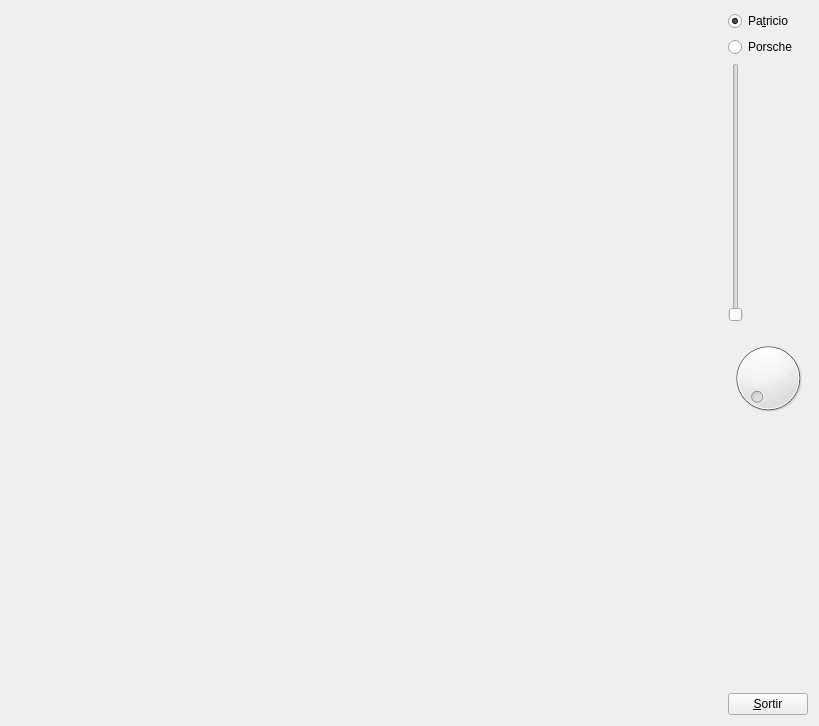
<?xml version="1.0" encoding="UTF-8"?>
<ui version="4.0">
 <class>MyForm</class>
 <widget class="QWidget" name="MyForm">
  <property name="geometry">
   <rect>
    <x>0</x>
    <y>0</y>
    <width>819</width>
    <height>726</height>
   </rect>
  </property>
  <property name="windowTitle">
   <string>Form</string>
  </property>
  <layout class="QHBoxLayout" name="horizontalLayout">
   <item>
    <widget class="MyGLWidget" name="widget" native="true">
     <property name="sizePolicy">
      <sizepolicy hsizetype="Expanding" vsizetype="Expanding">
       <horstretch>0</horstretch>
       <verstretch>0</verstretch>
      </sizepolicy>
     </property>
    </widget>
   </item>
   <item>
    <layout class="QVBoxLayout" name="verticalLayout">
     <item>
      <widget class="QRadioButton" name="radioButton">
       <property name="text">
        <string>Pa&amp;tricio</string>
       </property>
       <property name="checked">
        <bool>true</bool>
       </property>
      </widget>
     </item>
     <item>
      <widget class="QRadioButton" name="radioButton_2">
       <property name="text">
        <string>Porsche</string>
       </property>
      </widget>
     </item>
     <item>
      <widget class="QSlider" name="verticalSlider">
       <property name="minimum">
        <number>1</number>
       </property>
       <property name="maximum">
        <number>179</number>
       </property>
       <property name="pageStep">
        <number>1</number>
       </property>
       <property name="orientation">
        <enum>Qt::Vertical</enum>
       </property>
      </widget>
     </item>
     <item>
      <widget class="QDial" name="dial">
       <property name="maximum">
        <number>181</number>
       </property>
      </widget>
     </item>
     <item>
      <spacer name="verticalSpacer">
       <property name="orientation">
        <enum>Qt::Vertical</enum>
       </property>
       <property name="sizeHint" stdset="0">
        <size>
         <width>20</width>
         <height>40</height>
        </size>
       </property>
      </spacer>
     </item>
     <item>
      <widget class="QPushButton" name="pushButton">
       <property name="sizePolicy">
        <sizepolicy hsizetype="Fixed" vsizetype="Fixed">
         <horstretch>0</horstretch>
         <verstretch>0</verstretch>
        </sizepolicy>
       </property>
       <property name="text">
        <string>&amp;Sortir</string>
       </property>
      </widget>
     </item>
    </layout>
   </item>
  </layout>
 </widget>
 <customwidgets>
  <customwidget>
   <class>MyGLWidget</class>
   <extends>QWidget</extends>
   <header>MyGLWidget.h</header>
   <container>1</container>
   <slots>
    <signal>zoomSliderInverse(int)</signal>
    <signal>updateRadioButtonPatr()</signal>
    <signal>updateRadioButtonPors()</signal>
    <signal>updateDial(int)</signal>
    <slot>zoomSlider(int)</slot>
    <slot>setPatricio()</slot>
    <slot>setPorsche()</slot>
    <slot>rotarPatr(int)</slot>
   </slots>
  </customwidget>
 </customwidgets>
 <resources/>
 <connections>
  <connection>
   <sender>pushButton</sender>
   <signal>clicked()</signal>
   <receiver>MyForm</receiver>
   <slot>close()</slot>
   <hints>
    <hint type="sourcelabel">
     <x>811</x>
     <y>718</y>
    </hint>
    <hint type="destinationlabel">
     <x>839</x>
     <y>529</y>
    </hint>
   </hints>
  </connection>
  <connection>
   <sender>verticalSlider</sender>
   <signal>valueChanged(int)</signal>
   <receiver>widget</receiver>
   <slot>zoomSlider(int)</slot>
   <hints>
    <hint type="sourcelabel">
     <x>741</x>
     <y>303</y>
    </hint>
    <hint type="destinationlabel">
     <x>591</x>
     <y>452</y>
    </hint>
   </hints>
  </connection>
  <connection>
   <sender>widget</sender>
   <signal>zoomSliderInverse(int)</signal>
   <receiver>verticalSlider</receiver>
   <slot>setValue(int)</slot>
   <hints>
    <hint type="sourcelabel">
     <x>599</x>
     <y>187</y>
    </hint>
    <hint type="destinationlabel">
     <x>740</x>
     <y>174</y>
    </hint>
   </hints>
  </connection>
  <connection>
   <sender>radioButton</sender>
   <signal>clicked(bool)</signal>
   <receiver>widget</receiver>
   <slot>setPatricio()</slot>
   <hints>
    <hint type="sourcelabel">
     <x>758</x>
     <y>11</y>
    </hint>
    <hint type="destinationlabel">
     <x>549</x>
     <y>69</y>
    </hint>
   </hints>
  </connection>
  <connection>
   <sender>radioButton_2</sender>
   <signal>clicked(bool)</signal>
   <receiver>widget</receiver>
   <slot>setPorsche()</slot>
   <hints>
    <hint type="sourcelabel">
     <x>778</x>
     <y>41</y>
    </hint>
    <hint type="destinationlabel">
     <x>586</x>
     <y>67</y>
    </hint>
   </hints>
  </connection>
  <connection>
   <sender>widget</sender>
   <signal>updateRadioButtonPatr()</signal>
   <receiver>radioButton</receiver>
   <slot>toggle()</slot>
   <hints>
    <hint type="sourcelabel">
     <x>663</x>
     <y>109</y>
    </hint>
    <hint type="destinationlabel">
     <x>808</x>
     <y>12</y>
    </hint>
   </hints>
  </connection>
  <connection>
   <sender>widget</sender>
   <signal>updateRadioButtonPors()</signal>
   <receiver>radioButton_2</receiver>
   <slot>toggle()</slot>
   <hints>
    <hint type="sourcelabel">
     <x>609</x>
     <y>329</y>
    </hint>
    <hint type="destinationlabel">
     <x>795</x>
     <y>47</y>
    </hint>
   </hints>
  </connection>
  <connection>
   <sender>dial</sender>
   <signal>valueChanged(int)</signal>
   <receiver>widget</receiver>
   <slot>rotarPatr(int)</slot>
   <hints>
    <hint type="sourcelabel">
     <x>792</x>
     <y>381</y>
    </hint>
    <hint type="destinationlabel">
     <x>655</x>
     <y>507</y>
    </hint>
   </hints>
  </connection>
  <connection>
   <sender>widget</sender>
   <signal>updateDial(int)</signal>
   <receiver>dial</receiver>
   <slot>setValue(int)</slot>
   <hints>
    <hint type="sourcelabel">
     <x>663</x>
     <y>596</y>
    </hint>
    <hint type="destinationlabel">
     <x>772</x>
     <y>382</y>
    </hint>
   </hints>
  </connection>
 </connections>
</ui>
